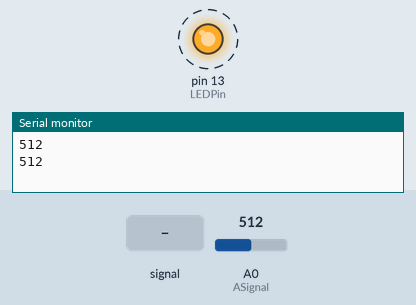
Recording of a sketch running on a simulated Arduino Uno, built with avr-gcc and run on an emulated ATmega328P. On the bench: output pins drawn as LEDs (lit = HIGH), the last lines printed to the serial monitor. Dashed ring = blinking. The test bench sets the inputs (shaded band); at power-on: A0 (ASignal) = 512.

Above: at 0.75 s.
1.3 s: A0 (ASignal) fed a 1000 Hz sine of ±255 counts around its level
At 1.35 s:
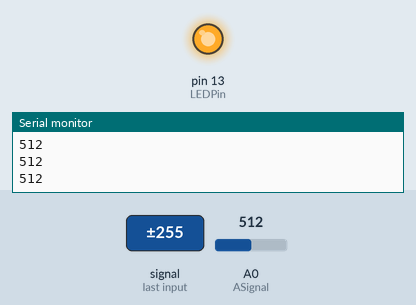
3.0 s: A0 (ASignal) set to 716
6.0 s: A0 (ASignal) set to 388
9.0 s: A0 (ASignal) set to 368
At 10.5 s:
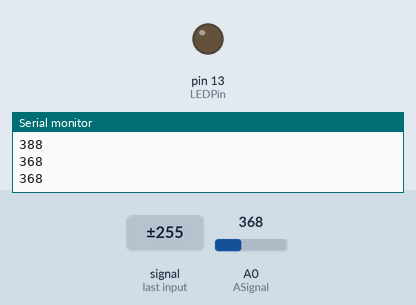
Timing chart, 0 to 11.6 s (numbered marks = the images above; inputs shaded):
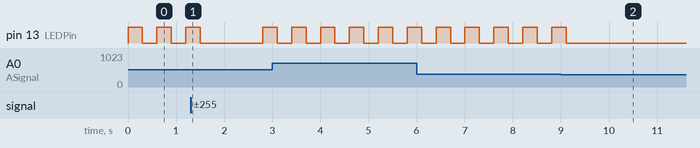

The sketch:

moisture.ino
```cpp
int ASignal = A0;
int LEDPin = 13;
int val = 380;

void setup() {
  pinMode(LEDPin, OUTPUT);
  pinMode(ASignal, INPUT);
  digitalWrite(LEDPin,LOW);
  Serial.begin(9600);

}


void loop() {
  int sensorValue = analogRead(ASignal);
  Serial.println(sensorValue);
  if(analogRead(ASignal) > val) {
    digitalWrite(LEDPin, HIGH);
    delay(300);
    digitalWrite(LEDPin, LOW);
    delay(300);
  } else {
    digitalWrite(LEDPin,LOW);
    delay(1000);
  }
}
```

Measured:
- the behaviour switches between 381 and 380 on A0 (ASignal) (found by bisection; images 1 and 2)
- after the input at 9.0 s, pin 13 (LEDPin): goes on until 9.1 s, then stays LOW
- by itself, pin 13 (LEDPin): alternates HIGH for 0.30 s and LOW for 0.30 s
